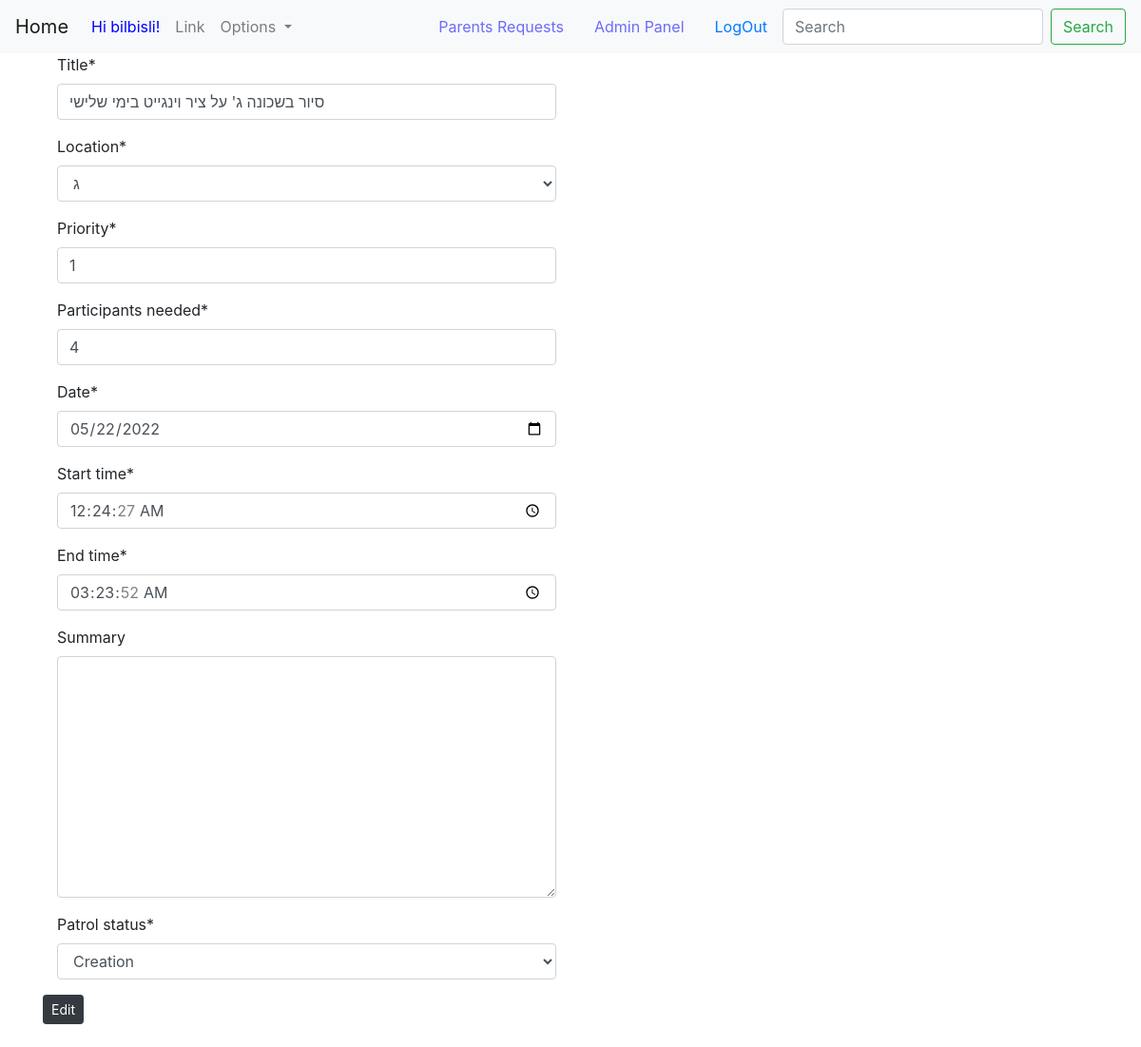
The page /adminEdit/?EditObject=patrol1 (signed in) on the database as committed earlier.
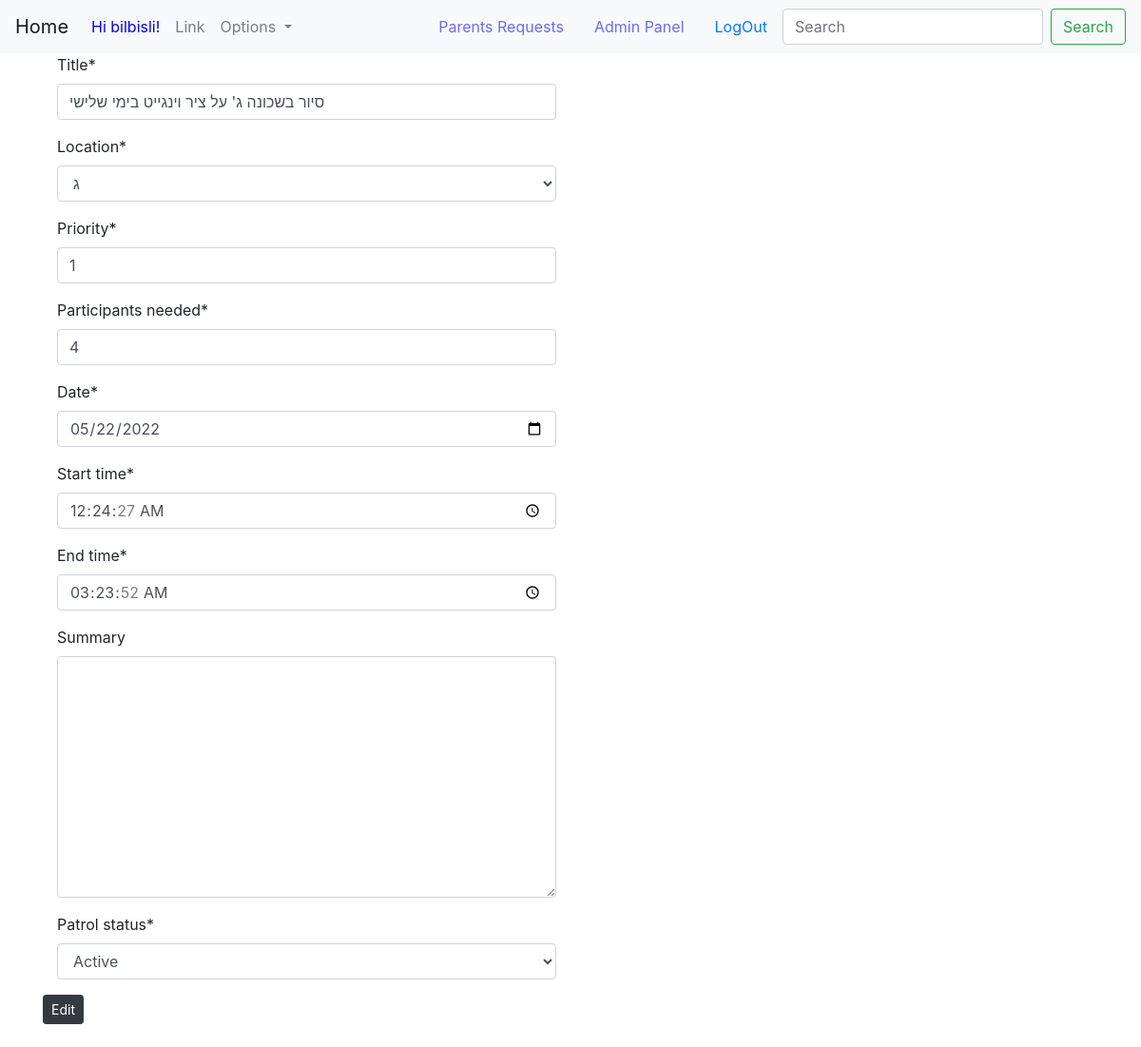
The same page on the database as committed later.
### Patrols/models.py (models this page shows, shortened)
class Patrol(models.Model):
    class PatrolStatus(models.TextChoices):
        CREATION = "Creation"
        ACTIVE = "Active"
        ARCHIVE = "Archive"
    manager = models.ForeignKey(User, on_delete=models.CASCADE, related_name='patrols', null=False)
    title = models.CharField('title', max_length=MEDIUM_STRING)
    patrol_status = models.CharField('patrol status', max_length=MIN_STRING, null=True, choices=PatrolStatus.choices,
                                     default=PatrolStatus.CREATION)
    description = models.TextField('summary', max_length=MAX_STRING, null=True, blank=True)
    time_created = models.DateTimeField('time created', default=current_time, null=False)
    time_updated_last = models.DateTimeField('last updated', default=current_time, null=False)
    location = models.CharField(max_length=MEDIUM_STRING, choices=get_locations())
    date = models.DateField('date', default=current_time, null=False)
    start_time = models.TimeField('start time', default=current_time, null=False)
    end_time = models.TimeField('end time', default=current_time() + timezone.timedelta(hours=3), null=False)
    priority = models.IntegerField('priority', default=get_priority())
    participants_needed = models.IntegerField('participants needed', default=get_patrol_size())
    reactions = models.ManyToManyField(User, related_name='reactions', blank=True)
    approved_reactions = models.ManyToManyField(User, related_name='approved_reactions', blank=True)
    users_participated = models.ManyToManyField(User, related_name='participants', blank=True)

### adminPage/views.py (the view, shortened to what this page needs)
# urls.py: path('adminEdit/', AdminV.adminEdit, name="adminEdit"),
@user_passes_test(lambda u: u.is_superuser or u.profile.is_patrol_manager, login_url='/', redirect_field_name=None)
def adminEdit(request):
    form = ''
    if "EditObject" in request.GET:
        obj = request.GET.get('EditObject')
        if "user" in obj:
            obj = obj.replace("user", '')
            obj = get_object_or_404(AuthModels.Parent, id=obj)
            form = Authforms.ParentProfileForm(request.POST or None, instance=obj)
        elif "contact" in obj:
            obj = obj.replace("contact", '')
            obj = get_object_or_404(ContactModels.Contact, id=obj)
            form = ContactForms.ContactForm(request.POST or None, instance=obj)
        elif "patrol" in obj:
            obj = obj.replace("patrol", '')
            obj = get_object_or_404(PatrolModels.Patrol, id=obj)
            form = PartolForms.PatrolForm(request.POST or None, instance=obj, stat='edit')
        if form.is_valid():
            form.save()
            return redirect('adminPage')
    context = {
        "form": form
    }
    return render(request, 'adminPage/AdminEdit.html', context)

### Patrols/forms.py (shortened to what this page needs)
class PatrolForm(forms.ModelForm):
    class Meta:
        model = Patrol
        fields = [
            'title',
            'location',
            'priority',
            'participants_needed',
            'date',
            'start_time',
            'end_time',
            'description',
            'patrol_status',
        ]
        widgets = {
            'date': forms.DateInput(attrs={'type': 'date'}),
            'start_time': forms.TimeInput(attrs={'type': 'time'}),
            'end_time': forms.TimeInput(attrs={'type': 'time'}),
        }
        exclude = ['time_created', 'time_updated_last', ]
    def __init__(self, *args, **kwargs):
        self.user = kwargs.pop('user', None)
        self.stat = kwargs.pop('stat', None)
        super(PatrolForm, self).__init__(*args, **kwargs)

### HomePage/templates/adminPage/AdminEdit.html (shortened to what this page needs)
{% extends 'base.html' %}
{% block content %}
{% load crispy_forms_tags %}
    <form method="POST">
        <div class="col-md-6">
            {{ form | crispy}}
        </div>
        <button type="submit" class="btn btn-dark btn-sm" name="save">Edit</button>
        <br>
        <br>
    </form>
{% endblock %}

Rows that differ between the two databases and show on the page:
changed Patrol "סיור בשכונה ג' על ציר וינגייט בימי שלישי": patrol_status "Creation" → "Active"
